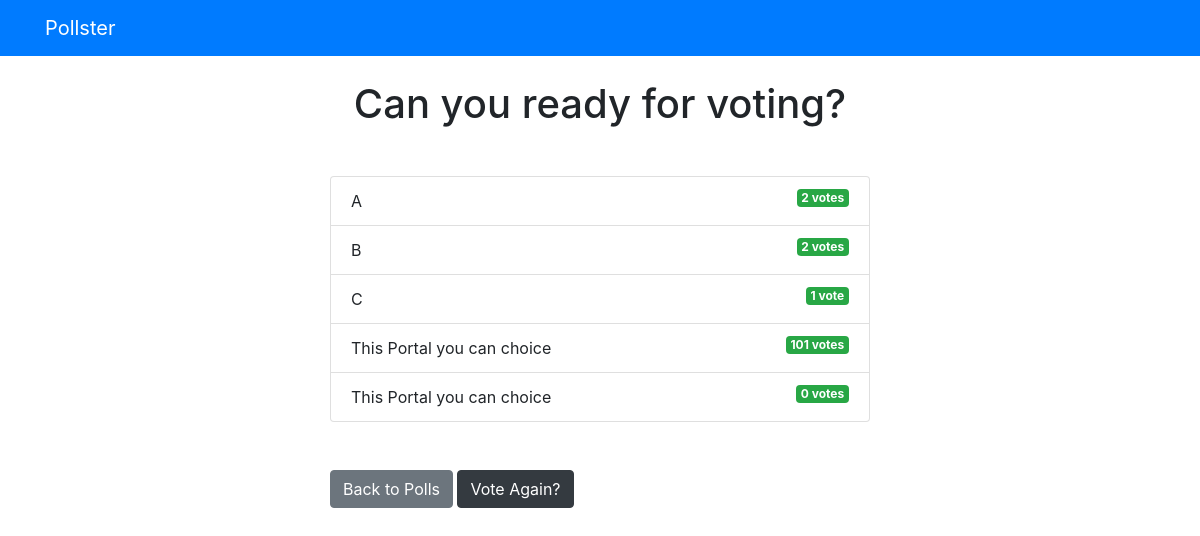
Page /polls/1/results/ on the committed database.
### polls/models.py (models this page shows, shortened)
class Question(models.Model):
    question_text = models.CharField(max_length=200)
    pub_date = models.DateTimeField('date published')

class Choice(models.Model):
    question = models.ForeignKey(Question, on_delete=models.CASCADE)
    choice_text = models.CharField(max_length=200)
    votes = models.IntegerField(default=0)

### polls/views.py (the view)
# urls.py: path('<int:question_id>/results/', views.results, name='results'),
def results(request, question_id):
    question = get_object_or_404(Question, pk=question_id)
    return render(
        request,
        'polls/result.html',
        {
            'question': question
        }
    )

### templates/polls/result.html
{% extends 'base.html' %}
{% block content %}
    <h1 class="mb-5 text-center">{{ question.question_text }}</h1>
    <ul class="list-group mb-5">
        {% for choice in question.choice_set.all %}
            <li class="list-group-item">
                {{ choice.choice_text }}
                <span class="badge badge-success float-right">
                    {{ choice.votes }} vote{{ choice.votes|pluralize }}
                </span>
            </li>
        {% endfor %}
    </ul>
    <a class="btn btn-secondary" href="{% url 'polls:index' %}">Back to Polls</a>
    <a class="btn btn-dark" href="{% url 'polls:detail' question.id %}">Vote Again?</a>
{% endblock %}

### templates/base.html (shortened to what this page needs)
<!doctype html>
<html lang="en">
<head>
    <link rel="stylesheet" href="https://stackpath.bootstrapcdn.com/bootstrap/4.4.1/css/bootstrap.min.css"
>
</head>
<body>
    {% include 'partials/_navbar.html' %}
    <div class="container">
        <div class="row">
            <div class="col-md-6 m-auto">
                {% block content %}
                {% endblock %}
            </div>
        </div>
    </div>
</body>
</html>

### templates/partials/_navbar.html
<nav class="navbar navbar-dark bg-primary mb-4">
    <div class="container">
        <a class="navbar-brand" href="/">Pollster</a>
    </div>
</nav>

### rows in the picture
Question: question_text "Can you ready for voting?"
Choice: choice_text "A", votes "2"
Choice: choice_text "B", votes "2"
Choice: choice_text "C", votes "1"
Choice: choice_text "This Portal you can choice", votes "101"
Choice: choice_text "This Portal you can choice", votes "0"
